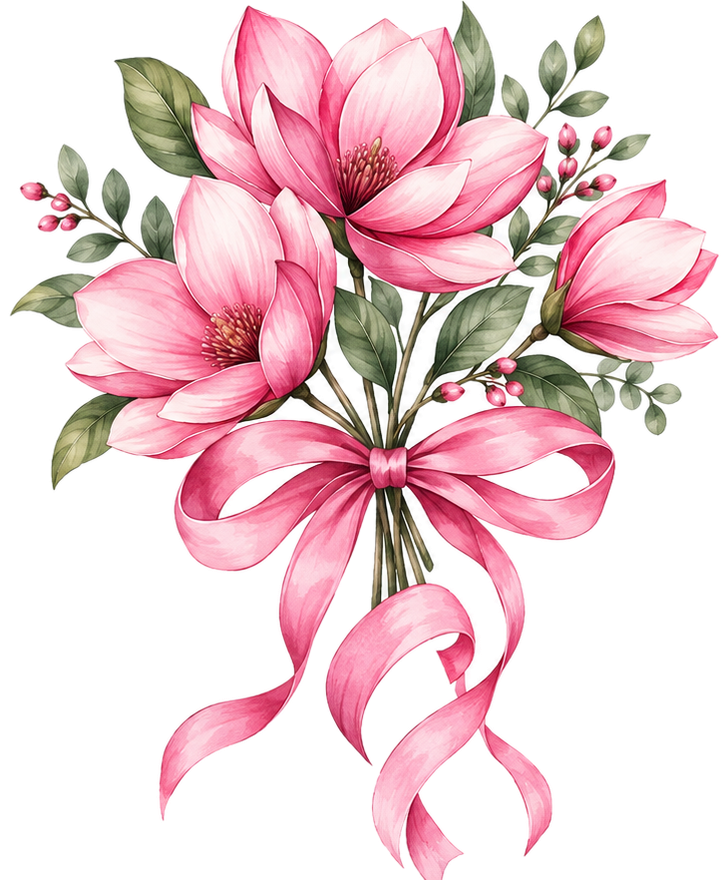
#> input picture art/bouquet.png, 728 x 880 px, found by its file name
$ python build-trail.py
#> lines starting #> are read from the running program, lines starting #| are printed output that depends on the picture
from PIL import Image, ImageDraw, ImageFilter, ImageChops
import os

ART = "/Users/nickymurphy/Desktop/FoobOnTheLoose/art"
master = Image.open(os.path.join(ART, "bouquet.png")).convert("RGBA")
#> master is the input picture: PIL image 728x880 RGBA; mean R, G, B, A 112, 82.8, 87.2, 117.8


def feather(im, strength=0.15):
    """Dissolve the crop boundary so a box that slices a petal doesn't leave
    a straight edge. Also lets overlapping pieces blend into each other."""
    w, h = im.size
    f = max(8, int(min(w, h) * strength))
    mask = Image.new("L", (w, h), 0)
    ImageDraw.Draw(mask).rectangle([f, f, w - f, h - f], fill=255)
    mask = mask.filter(ImageFilter.GaussianBlur(f * 0.6))
    im = im.copy()
    im.putalpha(ImageChops.multiply(im.getchannel("A"), mask))
    return im


PIECES = {
    "bloom_big":   (178,   0, 470, 235),
    "bloom_left":  ( 18, 172, 338, 424),
    "bloom_bud":   (436, 168, 626, 336),
    "leaf_top":    ( 58,  26, 196, 146),
    "leaf_lower":  ( 14, 316, 128, 414),
    "leaf_mid":    (330, 236, 486, 366),
    "greenery":    (470,  16, 628, 158),
    "berry_left":  (  4, 118, 126, 240),
    "berry_right": (396, 262, 528, 352),
    "ribbon_curl": (250, 556, 470, 720),
    "ribbon_loop": (128, 396, 306, 502),
    "stem":        (296, 404, 404, 566),
}
cut = {}
for name, box in PIECES.items():
    p = master.crop(box)
    bb = p.getbbox()
    if bb:
        p = p.crop(bb)
    cut[name] = feather(p)
#> this loop made 12 passes
#> bb on passes 1 to 12: (0, 0, 292, 235), (0, 0, 320, 252), (0, 0, 190, 168), (0, 28, 138, 120), (0, 0, 114, 98), (0, 0, 156, 130), (0, 0, 158, 142), (12, 0, 122, 122), (0, 0, 132, 90), (0, 0, 220, 164), (0, 0, 178, 106), (0, 0, 108, 162)
#> pass 1, `p = master.crop(box)`:
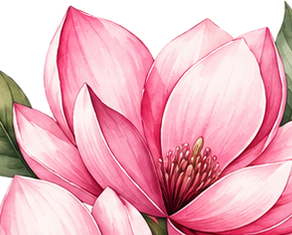
#> p: PIL image 292x235 RGBA; mean R, G, B, A 199.7, 140.2, 153.2, 213.4; transparent parts drawn white
#> pass 1, in feather, `mask = mask.filter(ImageFilter.GaussianBlur(f * 0.6))`:
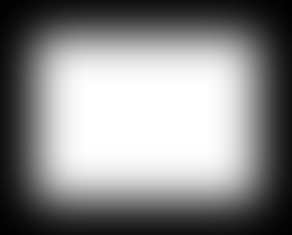
#> mask: PIL image 292x235 L; min 1, max 255, mean 136.7
#> after the loop:
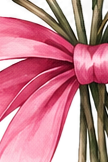
#> p: PIL image 108x162 RGBA; mean R, G, B, A 188.8, 119.5, 131.6, 229.1; transparent parts drawn white
#> after the loop, cut = 12 items
#> `canvas = Image.new("RGBA", (W, H), (0, 0, 0, 0))`: canvas: PIL image 380x1700 RGBA; every value is 0


def cubic(p0, p1, p2, p3, steps=14):
    out = []
    for i in range(steps + 1):
        t = i / steps; u = 1 - t
        out.append((u*u*u*p0[0] + 3*u*u*t*p1[0] + 3*u*t*t*p2[0] + t*t*t*p3[0],
                    u*u*u*p0[1] + 3*u*u*t*p1[1] + 3*u*t*t*p2[1] + t*t*t*p3[1]))
    return out


def heart_triangle(size, colour=(201, 106, 133, 255)):
#> called with size = 44, colour = (201, 106, 133, 255)
    S = 8
    img = Image.new("RGBA", (40*S, 50*S), (0, 0, 0, 0))
#> img: PIL image 320x400 RGBA; every value is 0
    d = ImageDraw.Draw(img)
    pts = [(20, 22)]
    pts += cubic((20, 22), (8, 14), (6, 2), (14, 2))
    pts += cubic((14, 2), (20, 2), (20, 12), (20, 22))
    pts += cubic((20, 22), (20, 12), (20, 2), (26, 2))
    pts += cubic((26, 2), (34, 2), (32, 14), (20, 22))
    d.polygon([(x*S, y*S) for x, y in pts], fill=colour)
    d.polygon([(x*S, y*S) for x, y in
               ((20, 22), (10, 48), (16, 44), (20, 48), (24, 44), (30, 48))], fill=colour)
    img = img.crop(img.getbbox())
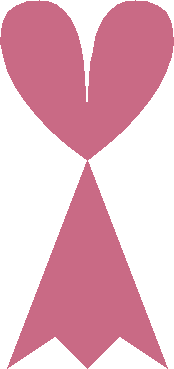
#> img: PIL image 174x369 RGBA; mean R, G, B, A 101.9, 53.7, 67.4, 129.3; transparent parts drawn white
    return img.resize((size, int(img.height * size / img.width)), Image.LANCZOS)


W, H = 380, 1700
canvas = Image.new("RGBA", (W, H), (0, 0, 0, 0))


def place(key, cx, cy, scale, rot=0, alpha=1.0):
    im = key if isinstance(key, Image.Image) else cut[key]
    im = im.resize((max(1, int(im.width*scale)), max(1, int(im.height*scale))), Image.LANCZOS)
    if rot:
        im = im.rotate(rot, expand=True, resample=Image.BICUBIC)
    if alpha < 1.0:
        im.putalpha(im.getchannel("A").point(lambda v: int(v*alpha)))
    canvas.alpha_composite(im, (int(cx - im.width/2), int(cy - im.height/2)))


# Built as dense clusters joined by runs of greenery and stems, every piece
# overlapping its neighbour, so the eye reads one continuous garland rather
# than a column of separate cut-outs. Scale falls away down the strip.
LAYOUT = [
    # --- cluster A: full and dense at the top
    ("stem",        168,  150, 0.90, -14, 0.85),
    ("bloom_big",   150,  118, 0.74, -12, 1.0),
    ("leaf_top",    258,   74, 0.82,  28, 1.0),
    ("greenery",     74,  182, 0.74, -24, 1.0),
    ("berry_left",  236,  196, 0.66,  14, 1.0),
    ("leaf_mid",    136,  236, 0.62, -32, 1.0),
    # --- bridge
    ("stem",        214,  286, 0.70,  22, 0.8),
    ("leaf_lower",  212,  292, 0.68,  18, 1.0),
    ("greenery",    118,  330, 0.58,  36, 1.0),
    # --- cluster B
    ("bloom_left",  202,  392, 0.54,  14, 1.0),
    ("leaf_top",    104,  418, 0.64, -42, 1.0),
    ("berry_right", 272,  456, 0.62, -12, 1.0),
    (heart_triangle(44), 130, 486, 1.0,  -10, 0.5),
    ("leaf_mid",    214,  512, 0.52,  24, 1.0),
    # --- bridge: stems and greenery keep the chain unbroken
    ("stem",        160,  548, 0.62, -18, 0.78),
    ("greenery",    142,  556, 0.54, -28, 1.0),
    ("leaf_lower",  238,  588, 0.56,  14, 1.0),
    ("berry_left",  150,  614, 0.48,  24, 1.0),
    # --- cluster C
    ("bloom_bud",   176,  652, 0.58,  18, 1.0),
    ("ribbon_loop", 258,  688, 0.54, -10, 0.85),
    ("leaf_top",    108,  700, 0.54,  32, 1.0),
    ("leaf_mid",    216,  736, 0.48, -20, 1.0),
    ("berry_left",  128,  762, 0.46, -16, 1.0),
    ("greenery",    226,  790, 0.46,  26, 1.0),
    # --- cluster D
    ("stem",        160,  838, 0.50,  16, 0.7),
    ("bloom_big",   146,  856, 0.42,  24, 1.0),
    ("leaf_lower",  244,  874, 0.48, -18, 1.0),
    (heart_triangle(36), 116, 912, 1.0, 8, 0.46),
    ("berry_right", 216,  926, 0.46,  10, 1.0),
    ("greenery",    140,  962, 0.44, -30, 1.0),
    ("leaf_top",    232,  996, 0.42,  28, 1.0),
    # --- cluster E
    ("ribbon_curl", 150, 1038, 0.40,  12, 0.72),
    ("bloom_bud",   232, 1066, 0.38, -20, 1.0),
    ("leaf_mid",    134, 1100, 0.38,  22, 1.0),
    ("berry_left",  216, 1132, 0.36,  14, 1.0),
    ("greenery",    146, 1160, 0.36, -24, 1.0),
    ("leaf_lower",  222, 1192, 0.34,  18, 1.0),
    # --- tapering: spacing tightens as the pieces shrink, so the density
    #     stays even and the trail thins rather than breaking up
    ("bloom_bud",   152, 1226, 0.30, -16, 1.0),
    ("leaf_top",    214, 1256, 0.30,  26, 1.0),
    (heart_triangle(28), 146, 1288, 1.0, -8, 0.42),
    ("berry_right", 206, 1312, 0.28,  20, 1.0),
    ("greenery",    152, 1342, 0.28, -18, 1.0),
    ("leaf_mid",    204, 1374, 0.26,  14, 1.0),
    ("berry_left",  158, 1404, 0.24, -12, 1.0),
    ("leaf_lower",  200, 1434, 0.24,  22, 1.0),
    ("greenery",    162, 1464, 0.22, -16, 1.0),
    ("leaf_top",    196, 1496, 0.21,  18, 1.0),
    ("berry_right", 168, 1526, 0.19,  10, 1.0),
    ("greenery",    192, 1558, 0.18, -12, 1.0),
    ("leaf_mid",    176, 1590, 0.16,  20, 1.0),
    ("berry_left",  190, 1622, 0.14,  -8, 1.0),
]

for item in LAYOUT:
    place(*item)
#> this loop made 51 passes
#> item on passes 1 to 12: ('stem', 168, 150, 0.9, -14, 0.85), ('bloom_big', 150, 118, 0.74, -12, 1), ('leaf_top', 258, 74, 0.82, 28, 1), ('greenery', 74, 182, 0.74, -24, 1), ('berry_left', 236, 196, 0.66, 14, 1), ('leaf_mid', 136, 236, 0.62, -32, 1), ('stem', 214, 286, 0.7, 22, 0.8), ('leaf_lower', 212, 292, 0.68, 18, 1), ('greenery', 118, 330, 0.58, 36, 1), ('bloom_left', 202, 392, 0.54, 14, 1), ('leaf_top', 104, 418, 0.64, -42, 1), ('berry_right', 272, 456, 0.62, -12, 1)
#> pass 1, in place, `im = im.rotate(rot, expand=True, resample=Image.BICUBIC)`:
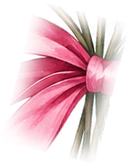
#> im: PIL image 131x165 RGBA; mean R, G, B, A 118.9, 73.6, 81.4, 87.2; transparent parts drawn white

canvas.save(os.path.join(ART, "trail.png"))
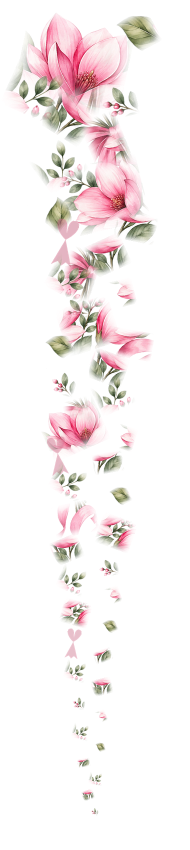
#> saved as trail.png: PIL image 380x1700 RGBA (shown at 1/2 size); mean R, G, B, A 50.6, 39, 39.3, 36.8; transparent parts drawn white
canvas.save(os.path.join(ART, "trail.webp"), "WEBP", quality=86, method=6)
print("elements placed:", len(LAYOUT))
#| elements placed: 51
print("webp: {:.0f} KB".format(os.path.getsize(os.path.join(ART, "trail.webp"))/1024))

prev = Image.new("RGB", canvas.size, "#F7DCE3")
prev.paste(canvas, (0, 0), canvas)
prev.thumbnail((250, 1200))
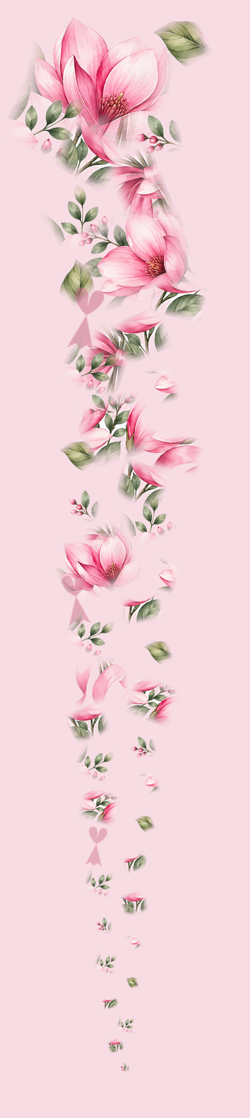
#> prev: PIL image 250x1118 RGB; mean R, G, B 240.2, 210, 216.2
prev.save("/private/tmp/claude-501/-Users-nickymurphy-Desktop-FoobOnTheLoose/d558efa8-a861-4932-a105-576aa129e064/scratchpad/trail-preview.png")
